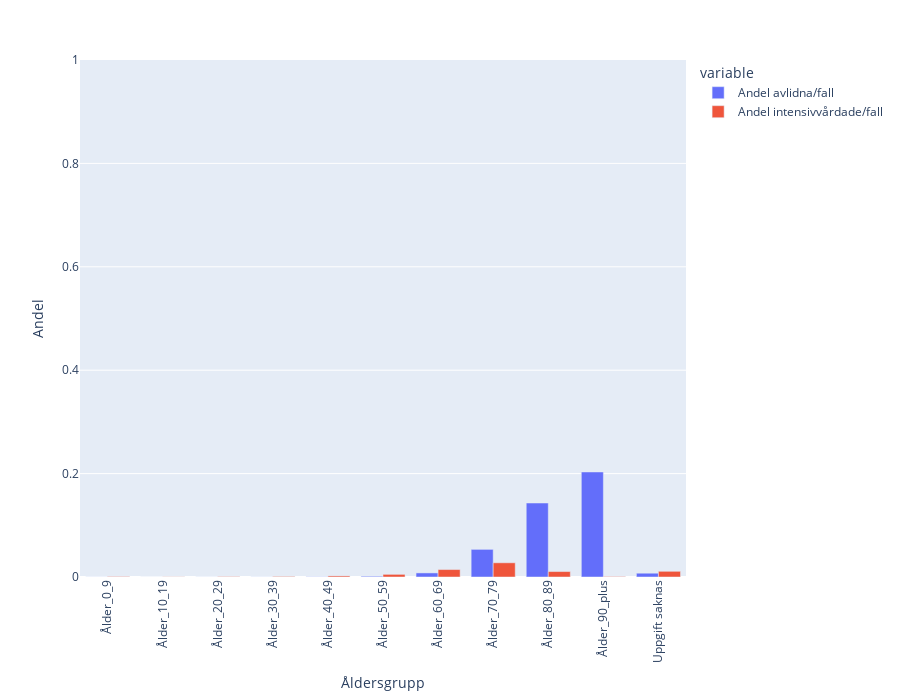

The notebook cell this image was saved under:
### Code cell
plot_avlidna_per_aldersgrupp = px.bar(avlidna_per_aldersgrupp, x = "Åldersgrupp", y = ["Andel avlidna/fall", "Andel intensivvårdade/fall"], barmode = "group")

# Set y-axis interval from 0 - 1 in the px plot
plot_avlidna_per_aldersgrupp.update_yaxes(range=[0, 1])

# Update layout
plot_avlidna_per_aldersgrupp.update_layout(xaxis_tickangle=-90, yaxis_title="Andel", xaxis_title="Åldersgrupp", height=700, width=900)

### Figure 1 — Plotly figure (JSON) as saved in the notebook; plotly's stock layout.template omitted (floating-point values rounded to 4 significant figures)
{"data": [{"alignmentgroup": "True", "hovertemplate": "variable=Andel avlidna/fall<br>Åldersgrupp=%{x}<br>value=%{y}<extra></extra>", "legendgroup": "Andel avlidna/fall", "marker": {"color": "#636efa", "pattern": {"shape": ""}}, "name": "Andel avlidna/fall", "offsetgroup": "Andel avlidna/fall", "orientation": "v", "showlegend": true, "textposition": "auto", "type": "bar", "x": ["Ålder_0_9", "Ålder_10_19", "Ålder_20_29", "Ålder_30_39", "Ålder_40_49", "Ålder_50_59", "Ålder_60_69", "Ålder_70_79", "Ålder_80_89", "Ålder_90_plus", "Uppgift saknas"], "xaxis": "x", "y": [0.0001231, 2.529e-05, 9.797e-05, 0.0001439, 0.0003623, 0.001382, 0.007897, 0.05344, 0.1431, 0.2032, 0.007339], "yaxis": "y"}, {"alignmentgroup": "True", "hovertemplate": "variable=Andel intensivvårdade/fall<br>Åldersgrupp=%{x}<br>value=%{y}<extra></extra>", "legendgroup": "Andel intensivvårdade/fall", "marker": {"color": "#EF553B", "pattern": {"shape": ""}}, "name": "Andel intensivvårdade/fall", "offsetgroup": "Andel intensivvårdade/fall", "orientation": "v", "showlegend": true, "textposition": "auto", "type": "bar", "x": ["Ålder_0_9", "Ålder_10_19", "Ålder_20_29", "Ålder_30_39", "Ålder_40_49", "Ålder_50_59", "Ålder_60_69", "Ålder_70_79", "Ålder_80_89", "Ålder_90_plus", "Uppgift saknas"], "xaxis": "x", "y": [0.0007894, 0.0002838, 0.000681, 0.0009971, 0.0021, 0.005105, 0.01441, 0.02749, 0.01052, 0.0007872, 0.01101], "yaxis": "y"}], "layout": {"barmode": "group", "height": 700, "legend": {"title": {"text": "variable"}, "tracegroupgap": 0}, "margin": {"t": 60}, "width": 900, "xaxis": {"anchor": "y", "domain": [0, 1], "tickangle": -90, "title": {"text": "Åldersgrupp"}}, "yaxis": {"anchor": "x", "domain": [0, 1], "range": [0, 1], "title": {"text": "Andel"}}}}
